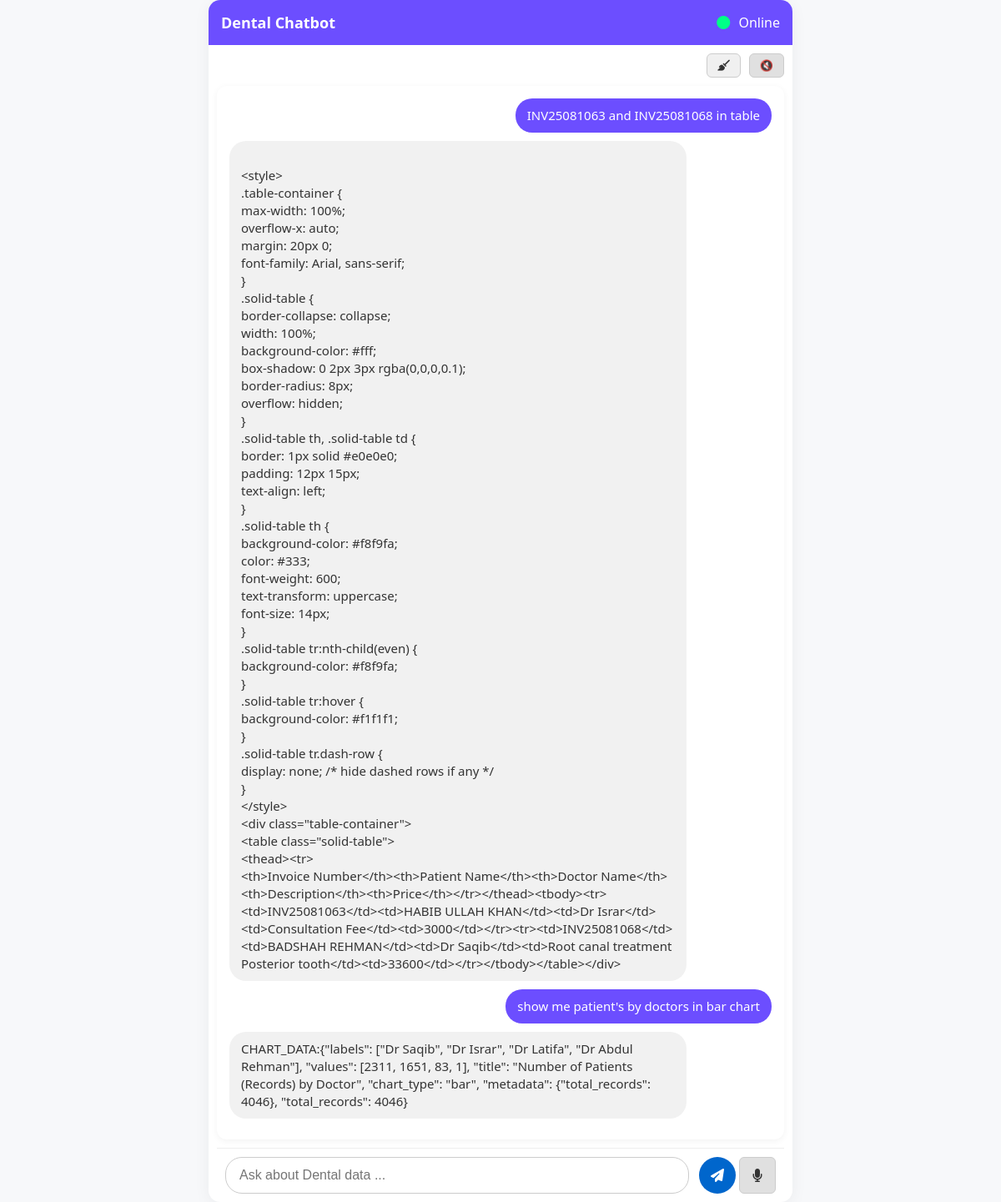
The page / on the database its author committed.
### tables this page shows
CREATE TABLE chat_history (id INTEGER PRIMARY KEY, message TEXT, response TEXT);

### app.py (the view)
@app.route('/')
def index():
    current_file = get_current_file()
    with sqlite3.connect(DB_FILE) as conn:
        cursor = conn.cursor()
        cursor.execute("SELECT message, response FROM chat_history")
        history = cursor.fetchall()
    return render_template('index.html', history=history, filename=current_file)

### app.py (called while the page is built)
def get_current_file():
    with sqlite3.connect(DB_FILE) as conn:
        cursor = conn.cursor()
        cursor.execute("SELECT filename FROM current_file ORDER BY id DESC LIMIT 1")
        result = cursor.fetchone()
    return result[0] if result else None

### templates/index.html (shortened to what this page needs)
<!DOCTYPE html>
<html>
<head>
    <link rel="stylesheet" href="{{ url_for('static', filename='style.css') }}">
    <link rel="stylesheet" href="https://cdnjs.cloudflare.com/ajax/libs/font-awesome/6.5.0/css/all.min.css">
</head>
<body>
<div class="main-card">
    <div class="header">
        <h2>Dental Chatbot </h2>
        <span class="status"><i class="fa fa-circle"></i> Online</span>
    </div>
    <div style="display: flex; justify-content: flex-end; padding: 10px;">
        <div style="display: flex; gap: 10px; align-items: center;">
            <button type="button" id="clearChatBtn" title="Clear Chat" style="background-color: #f0f0f0; border: 1px solid #ccc; color: #333; padding: 6px 12px; font-size: 13px; border-radius: 6px; cursor: pointer; transition: background 0.3s;">
              <i class="fa fa-broom"></i>
            </button>
            <button type="button" id="speakToggle" class="off" title="Toggle speak" style="background-color: #e0e0e0; border: 1px solid #ccc; color: #333; padding: 6px 12px; font-size: 13px; border-radius: 6px; cursor: pointer; transition: background 0.3s;">
              🔇
            </button>
        </div>
    </div>
    <div class="chat-box" id="chatHistory">
        {% if history %}
            {% for message, response in history %}
                <div class="chat-entry user-msg">
                    <div class="bubble user">{{ message }}</div>
                </div>
                <div class="chat-entry bot-msg">
                    <div class="bot-controls">
                        <div class="bubble bot">{{ response }}</div>
                    </div>
                </div>
            {% endfor %}
        {% else %}
            <div class="chat-entry bot-msg">
                <div class="bot-controls">
                    <div class="bubble bot">Hello! I'm ready to assist you. How can I help you today?</div>
                </div>
            </div>
        {% endif %}
    </div>
    <form id="chatForm" class="message-form">
        <input type="text" id="messageInput" name="message" placeholder="Ask about Dental data ..." required>
        <button type="submit" title="Send"><i class="fa fa-paper-plane"></i></button>
        <button type="button" id="micBtn" title="Speak"><i class="fa fa-microphone"></i></button>
    </form>
</div>
</body>
</html>

### static/style.css (style rules this page uses)
body { margin: 0; font-family: 'Segoe UI', sans-serif; background-color: #f7f8fa; color: #333; height: 100vh; display: flex; flex-direction: column; }
.main-card { max-width: 700px; width: 100%; margin: auto; background: white; border-radius: 14px; box-shadow: 0 4px 20px rgba(0, 0, 0, 0.05); display: flex; flex-direction: column; max-height: 100vh; height: 100vh; box-sizing: border-box; }
.header { background-color: #6c4eff; color: white; padding: 15px; border-top-left-radius: 14px; border-top-right-radius: 14px; display: flex; justify-content: space-between; align-items: center; }
.header h2 { margin: 0; font-size: 18px; }
.status i { color: #00ff87; margin-right: 6px; }
.chat-box { flex: 1; width: calc(100% - 20px); min-width: 300px; overflow-y: auto; padding: 15px; flex-shrink: 0; box-sizing: border-box; background-color: white; border-radius: 12px; box-shadow: 0 2px 8px rgba(0,0,0,0.05); margin: 0 10px 10px; }
.chat-entry { margin-bottom: 10px; animation: fadeIn 0.4s ease-in; }
.chat-entry.user-msg { text-align: right; }
.chat-entry.bot-msg { text-align: left; }
.bubble { display: inline-block; padding: 10px 14px; border-radius: 20px; max-width: 80%; font-size: 15px; word-wrap: break-word; line-height: 1.4; }
.bubble.user { background-color: #6c4eff; color: white; }
.bubble.bot { background-color: #f1f1f1; }
.message-form { display: flex; align-items: center; padding: 10px; background-color: #fff; border-top: 1px solid #eee; border-bottom-left-radius: 14px; border-bottom-right-radius: 14px; position: sticky; bottom: 0; z-index: 100; margin: 0 10px; }
.message-form input[type="text"] { flex: 1; padding: 12px 16px; font-size: 16px; border-radius: 20px; border: 1px solid #ccc; outline: none; margin-right: 8px; }
.message-form button { width: 44px; height: 44px; border-radius: 50%; margin-left: 4px; border: none; cursor: pointer; font-size: 16px; display: flex; align-items: center; justify-content: center; color: white; background-color: #0066cc; transition: background 0.3s; }
#micBtn { background-color: #555; }
#clearChatBtn { background-color: #ff4d4d; border-radius: 20px; font-size: 13px; padding: 10px 16px; width: auto; }
#speakToggle { background-color: #333; font-size: 13px; padding: 10px 16px; border-radius: 20px; width: auto; }

### templates/index.html (style rules this page uses)
.bot-controls { display: flex; align-items: center; justify-content: space-between; gap:10px; }
.bot-controls .bubble { flex: 1; }
#micBtn { background-color: #e0e0e0; border: 1px solid #ccc; color: #333; border-radius: 6px; cursor: pointer; transition: background 0.3s; }
.bubble.bot { white-space: pre-line; }

### rows shown on the page
chat_history: message "INV25081063 and INV25081068 in table", response "<style> .table-container { max-width: 100%; overflow-x: auto; margin: 20px 0; font-family: Arial, sans-serif; } .solid-table { border-collapse: collapse; width: 100%; background-color: #fff; box-shadow: 0 2px 3px rgba(0,0,0,0.1); border-radius: 8px; overflow: hidden; } .solid-table th, .solid-table td { border: 1px solid #e0e0e0; padding: 12px 15px; text-align: left; } .solid-table th { background-color: #f8f9fa; color: #333; font-weight: 600; text-transform: uppercase; font-size: 14px; } .solid-table tr:nth-child(even) { background-color: #f8f9fa; } .solid-table tr:hover { background-color: #f1f1f1; } .solid-table tr.dash-row { display: none; /* hide dashed rows if any */ } </style> <div…"
chat_history: message "show me patient's by doctors in bar chart", response "CHART_DATA:{\"labels\": [\"Dr Saqib\", \"Dr Israr\", \"Dr Latifa\", \"Dr Abdul Rehman\"], \"values\": [2311, 1651, 83, 1], \"title\": \"Number of Patients (Records) by Doctor\", \"chart_type\": \"bar\", \"metadata\": {\"total_records\": 4046}, \"total_records\": 4046}"
